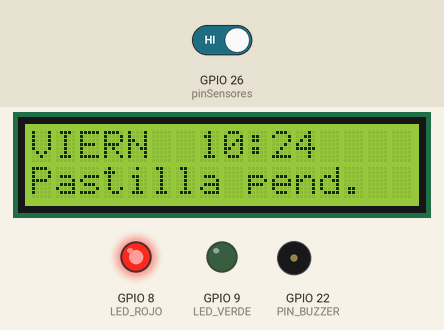
A sketch run on a simulated ESP32. On the bench: 16×2 character LCD, output pins drawn as LEDs (lit = HIGH), buzzer (waves = sounding). The test bench sets the inputs (shaded band); at power-on: GPIO 26 (pinSensores) HIGH. The local clock reads 2024-03-15 10:24:30 at power-on unless the sketch sets it; what the sketch prints to the serial monitor is not drawn.

Above: at 3.2 s.
3.3 s: GPIO 26 (pinSensores) driven LOW
At 4.5 s:
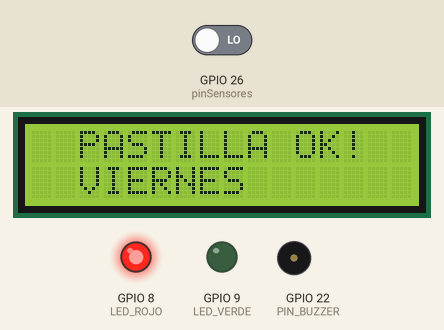
At 5.9 s:
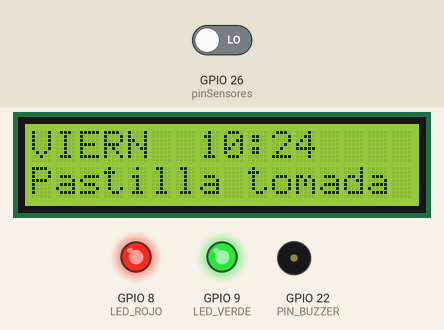
Timing chart, 0 to 7.4 s (numbered marks = the images above; inputs shaded):
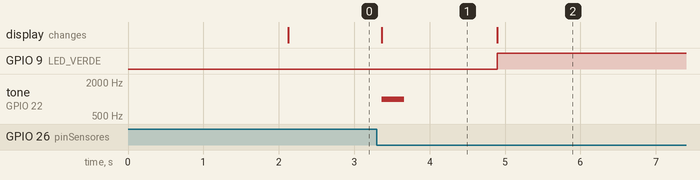

Measured:
- after the input at 3.3 s, GPIO 9 (LED_VERDE): LOW → HIGH after 1.6 s; tone on GPIO 22 (PIN_BUZZER): silent → 1000 Hz after 0.06 s, → silent 0.30 s later; the display: changes after 0.06 s (image 1)
- what the display in image 1 shows lasts 1.5 s, from 3.4 s to 4.9 s

The sketch:

pastillero_esp32.ino
```cpp
// ============================================================
//  PASTILLERO SEMIAUTOMÁTICO - ESP32 WROOM 38 PINES
//  Componentes: RTC DS1307, LCD I2C 16x2, 7x CNY70,
//               Buzzer, LED Rojo, LED Verde
// ============================================================

#include <Wire.h>
#include <LiquidCrystal_I2C.h>   // LCD I2C
#include <RTClib.h>               // RTC DS1307 / DS3231

// ─────────────────────────────────────────────
//  PINES  (según tu esquemático)
// ─────────────────────────────────────────────

// Sensores CNY70 (entradas digitales, activo BAJO)
// Pines reasignados por corrección del PCB (de abajo hacia arriba en la bornera)
#define CNY_DOMINGO   34
#define CNY_LUNES     35
#define CNY_MARTES    32
#define CNY_MIERCOLES 33
#define CNY_JUEVES    25
#define CNY_VIERNES   26
#define CNY_SABADO    27

// Actuadores
#define LED_ROJO      8    // G8  → LED NO (rojo)
#define LED_VERDE     9    // G9  → LED SI (verde)  ← ajustá si tu cableado difiere
#define PIN_BUZZER    22   // G22 → BUZZER

// I2C  (ESP32 por defecto: SDA=21, SCL=22 — pero en tu esquema usás otros pines)
// Según el esquemático: RTC/LCD SCL → G23 (pin 3 J2),  RTC/LCD SDA → G21 (pin 6 J2)
// Si querés pines distintos descomentá y cambiá la línea Wire.begin() más abajo
// #define I2C_SDA 21
// #define I2C_SCL 23

// ─────────────────────────────────────────────
//  CONFIGURACIÓN DE ALARMA
//  Editá estas tres líneas para cambiar cuándo
//  tiene que sonar el buzzer cada día.
// ─────────────────────────────────────────────
#define HORA_ALARMA   8    // 8 AM  (formato 24 h)
#define MIN_ALARMA    0    // :00
#define DUR_ALARMA_MS 60000UL   // 60 segundos = 1 minuto

// ─────────────────────────────────────────────
//  OBJETOS
// ─────────────────────────────────────────────
RTC_DS1307 rtc;                           // cambiá a RTC_DS3231 si usás ese módulo
LiquidCrystal_I2C lcd(0x27, 16, 2);      // dirección I2C más común; probá 0x3F si no funciona

// ─────────────────────────────────────────────
//  VARIABLES GLOBALES
// ─────────────────────────────────────────────

// Días de la semana (0 = domingo en RTClib)
const char* diasSemana[] = {
  "DOMINGO ", "LUNES   ", "MARTES  ", "MIERCOLES",
  "JUEVES  ", "VIERNES ", "SABADO  "
};

// Pines de los 7 sensores en orden domingo→sabado
const int pinSensores[7] = {
  CNY_DOMINGO,  // índice 0
  CNY_LUNES,    // índice 1
  CNY_MARTES,
  CNY_MIERCOLES,
  CNY_JUEVES,
  CNY_VIERNES,
  CNY_SABADO    // índice 6
};

// Estado de pastilla por día (true = tomada esta semana)
bool pastillaTomada[7] = { false };

// Tiempo en que comenzó la alarma (0 = alarma inactiva)
unsigned long tiempoInicioAlarma = 0;
bool alarmaActiva = false;

// Para evitar re-disparar la alarma en el mismo minuto
int ultimoMinutoAlarma = -1;

// Para refrescar el LCD sólo cuando algo cambia
int ultimoMinuto = -1;

// ─────────────────────────────────────────────
//  SETUP
// ─────────────────────────────────────────────
void setup() {
  Serial.begin(115200);

  // --- I2C ---
  // Si querés pines personalizados descomentá la siguiente línea:
  // Wire.begin(I2C_SDA, I2C_SCL);
  Wire.begin();   // usa GPIO21=SDA, GPIO22=SCL por defecto en ESP32

  // --- LCD ---
  lcd.init();
  lcd.backlight();          // ← ESTO ENCIENDE LA LUZ DE FONDO
  lcd.clear();
  lcd.setCursor(0, 0);
  lcd.print("Pastillero v1.0");
  lcd.setCursor(0, 1);
  lcd.print("Iniciando...");

  // --- RTC ---
  if (!rtc.begin()) {
    lcd.clear();
    lcd.print("ERROR: RTC no");
    lcd.setCursor(0, 1);
    lcd.print("encontrado!");
    Serial.println("ERROR: RTC no encontrado");
    while (true) delay(1000);   // se queda acá hasta que conectes el RTC
  }

  // Si el RTC perdió la hora (primera vez o batería descargada), la seteamos
  if (!rtc.isrunning()) {
    Serial.println("RTC no estaba corriendo. Ajustando hora de compilacion.");
    rtc.adjust(DateTime(F(__DATE__), F(__TIME__)));
    // ↑ pone la hora en que compilaste el código. Después podés ajustarla
    //   descomentando la línea de abajo con tu hora real:
    // rtc.adjust(DateTime(2025, 6, 10, 8, 0, 0));  // año,mes,día,hora,min,seg
  }

  // --- Pines de sensores (INPUT con pull-up interno) ---
  for (int i = 0; i < 7; i++) {
    pinMode(pinSensores[i], INPUT_PULLUP);
  }
  // Nota: el CNY70 ya tiene su resistencia pull-down de 10k en el esquemático.
  // Con INPUT_PULLUP el pin lee HIGH cuando no hay reflejo y LOW cuando hay objeto.
  // Ajustá la lógica en leerSensor() si tu montaje es al revés.

  // --- LEDs y Buzzer ---
  pinMode(LED_ROJO,   OUTPUT);
  pinMode(LED_VERDE,  OUTPUT);
  pinMode(PIN_BUZZER, OUTPUT);

  digitalWrite(LED_ROJO,   HIGH);   // LED rojo SIEMPRE encendido al arrancar
  digitalWrite(LED_VERDE,  LOW);
  digitalWrite(PIN_BUZZER, LOW);

  delay(2000);
  lcd.clear();
}

// ─────────────────────────────────────────────
//  LOOP PRINCIPAL
// ─────────────────────────────────────────────
void loop() {
  DateTime ahora = rtc.now();

  int diaActual  = ahora.dayOfTheWeek();  // 0=Dom … 6=Sáb
  int horaActual = ahora.hour();
  int minActual  = ahora.minute();

  // ── 1. Detectar si se abrió la pastillera hoy ──────────────
  verificarSensor(diaActual);

  // ── 2. Alarma diaria ───────────────────────────────────────
  manejarAlarma(horaActual, minActual);

  // ── 3. Actualizar LCD (sólo cuando el minuto cambia) ───────
  if (minActual != ultimoMinuto) {
    ultimoMinuto = minActual;
    actualizarLCD(ahora, diaActual);
  }

  // ── 4. LED rojo siempre encendido ──────────────────────────
  //    (ya se puso HIGH en setup; lo reafirmamos por si algo lo apagó)
  digitalWrite(LED_ROJO, HIGH);

  // ── 5. LED verde según si ya se tomó la pastilla hoy ───────
  digitalWrite(LED_VERDE, pastillaTomada[diaActual] ? HIGH : LOW);

  // ── 6. Reset semanal: a medianoche del lunes reiniciamos ───
  //    (opcional: limpia el registro de pastillas cada semana)
  if (diaActual == 1 && horaActual == 0 && minActual == 0) {
    for (int i = 0; i < 7; i++) pastillaTomada[i] = false;
  }

  delay(200);   // revisamos 5 veces por segundo, suficiente para esta aplicación
}

// ─────────────────────────────────────────────
//  FUNCIONES
// ─────────────────────────────────────────────

// Lee si el sensor del día indicado detecta que se abrió la tapa
// CNY70: emite IR y lee el reflejo. Tapa cerrada = reflejo alto → HIGH.
//        Tapa abierta  = sin reflejo               → LOW.
// (Si tu montaje es al revés, cambiá LOW por HIGH aquí abajo)
bool leerSensor(int dia) {
  return (digitalRead(pinSensores[dia]) == LOW);
}

// Verifica el sensor del día actual y actualiza la bandera
void verificarSensor(int dia) {
  if (!pastillaTomada[dia] && leerSensor(dia)) {
    pastillaTomada[dia] = true;
    Serial.print("Pastilla tomada el día: ");
    Serial.println(diasSemana[dia]);

    // Feedback inmediato en el LCD
    lcd.clear();
    lcd.setCursor(0, 0);
    lcd.print("  PASTILLA OK!  ");
    lcd.setCursor(0, 1);
    lcd.print("  ");
    lcd.print(diasSemana[dia]);
    lcd.print("  ");

    // Pitido corto de confirmación
    tone(PIN_BUZZER, 1000, 300);   // 1 kHz durante 300 ms
    delay(1500);
    lcd.clear();
    ultimoMinuto = -1;   // fuerza refresco del LCD en el próximo ciclo
  }
}

// Dispara la alarma a la hora configurada durante DUR_ALARMA_MS milisegundos
void manejarAlarma(int hora, int minuto) {
  // ¿Es la hora de la alarma y aún no disparó en este minuto?
  if (hora == HORA_ALARMA && minuto == MIN_ALARMA && minuto != ultimoMinutoAlarma) {
    alarmaActiva        = true;
    tiempoInicioAlarma  = millis();
    ultimoMinutoAlarma  = minuto;
    Serial.println("ALARMA ACTIVADA");
  }

  if (alarmaActiva) {
    unsigned long transcurrido = millis() - tiempoInicioAlarma;

    if (transcurrido < DUR_ALARMA_MS) {
      // Tono intermitente: 500 ms encendido, 500 ms apagado
      if ((transcurrido / 500) % 2 == 0) {
        tone(PIN_BUZZER, 880);    // nota A5
      } else {
        noTone(PIN_BUZZER);
      }
    } else {
      // Tiempo de alarma cumplido
      noTone(PIN_BUZZER);
      alarmaActiva = false;
      Serial.println("Alarma terminada");
    }
  }
}

// Dibuja hora, día y estado en el LCD
void actualizarLCD(DateTime ahora, int dia) {
  // ── Línea 0: DIA  HH:MM ──────────────────────────────────
  lcd.setCursor(0, 0);

  // Día abreviado (5 chars)
  String diaStr = String(diasSemana[dia]).substring(0, 5);
  // Rellenamos con espacios hasta 5 chars
  while (diaStr.length() < 5) diaStr += " ";
  lcd.print(diaStr);
  lcd.print("  ");

  // Hora HH:MM
  if (ahora.hour()   < 10) lcd.print("0");
  lcd.print(ahora.hour());
  lcd.print(":");
  if (ahora.minute() < 10) lcd.print("0");
  lcd.print(ahora.minute());

  lcd.print("   ");   // relleno derecho

  // ── Línea 1: estado de la pastilla ───────────────────────
  lcd.setCursor(0, 1);
  if (pastillaTomada[dia]) {
    lcd.print("Pastilla tomada ");
  } else {
    lcd.print("Pastilla pend.  ");
  }
}
```
